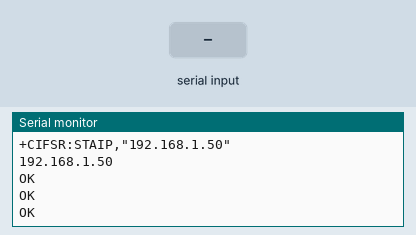
Recording of a sketch running on a simulated Arduino Uno, built with avr-gcc and run on an emulated ATmega328P. Parts: the last lines printed to the serial monitor. Inputs (shaded band) come from the test bench. The modem accepts every AT command (registered, SIM ready, sends succeed) and sends nothing else.

Above: at 13.4 s.
13.5 s: "90,45\n" received over the second serial link
At 13.9 s:
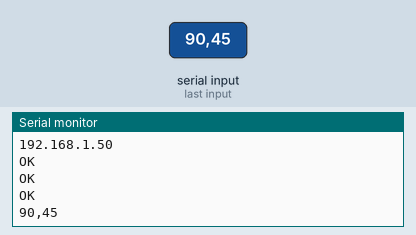
15.0 s: "30,150\n" received over the second serial link
At 16.2 s:
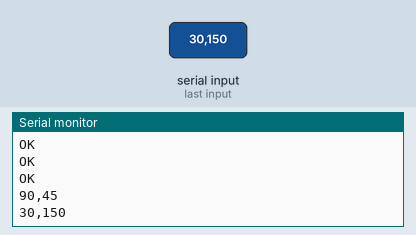

Measured:
- after the input at 13.5 s, the serial monitor: prints a new line at once (image 1)
- after the input at 15.0 s, the serial monitor: prints a new line at once (image 2)

The sketch:

esp8622_server_staticip.ino
```cpp
#include <SoftwareSerial.h>

#define DEBUG true

SoftwareSerial esp8266(2,3); // make RX Arduino line is pin 2, make TX Arduino line is pin 3.
                             // This means that you need to connect the TX line from the esp to the Arduino's pin 2
                             // and the RX line from the esp to the Arduino's pin 3
void setup()
{
  Serial.begin(9600);
  esp8266.begin(9600); // your esp's baud rate might be different


  sendData("AT+RST\r\n",2000,DEBUG); // reset module
  sendData("AT+CWMODE=3\r\n",1000,DEBUG); // configure as access point and connection
  sendData("AT+CWJAP=",10,DEBUG);//connect to wifi
  sendData("\"SINGTEL-3152\"",10,DEBUG);// wifi ID
  sendData(",",10,DEBUG);// just ,
  sendData("\"0000667986\"\r\n",4000,DEBUG);// wifi password

  // setting static ip adress
  sendData("AT+CIPSTA=",10,DEBUG);// setting static IP command
  sendData(",",10,DEBUG);// comma
  sendData("\"192.168.1.30\"",10,DEBUG);//IP adress of esp
  sendData(",",10,DEBUG);// comma
  sendData("\"192.168.1.254\"",10,DEBUG);
  sendData("\"255.255.255.0\"\r\n",2000,DEBUG);
  // ip is set
  sendData("AT+CIFSR\r\n",1000,DEBUG); // get ip address
  sendData("AT+CIPMUX=1\r\n",1000,DEBUG); // configure for multiple connections

  sendData("AT+CIPSERVER=1,80\r\n",1000,DEBUG); // turn on server on port 80
}

void loop()
{
  if(esp8266.available()) // check if the esp is sending a message
  {

    while(esp8266.available())
    {
      // The esp has data so display its output to the serial window
      char c = esp8266.read(); // read the next character.
      Serial.write(c);
    }

     if(esp8266.find("+IPD,"))
    {
     delay(1000);

     int connectionId = esp8266.read()-48; // subtract 48 because the read() function returns
                                           // the ASCII decimal value and 0 (the first decimal number) starts at 48

     String webpage = "<h1>Hello</h1><h2>World!</h2><button>LED1</button>";

     String cipSend = "AT+CIPSEND=";
     cipSend += connectionId;
     cipSend += ",";
     cipSend +=webpage.length();
     cipSend +="\r\n";

     sendData(cipSend,1000,DEBUG);
     sendData(webpage,1000,DEBUG);

     webpage="<button>LED2</button>";

     cipSend = "AT+CIPSEND=";
     cipSend += connectionId;
     cipSend += ",";
     cipSend +=webpage.length();
     cipSend +="\r\n";

     sendData(cipSend,1000,DEBUG);
     sendData(webpage,1000,DEBUG);

     String closeCommand = "AT+CIPCLOSE=";
     closeCommand+=connectionId; // append connection id
     closeCommand+="\r\n";

     sendData(closeCommand,3000,DEBUG);
    }
  }
}


String sendData(String command, const int timeout, boolean debug)
{
    String response = "";

    esp8266.print(command); // send the read character to the esp8266

    long int time = millis();

    while( (time+timeout) > millis())
    {
      while(esp8266.available())
      {

        // The esp has data so display its output to the serial window
        char c = esp8266.read(); // read the next character.
        response+=c;
      }
    }

    if(debug)
    {
      Serial.print(response);
    }

    return response;
}
```
